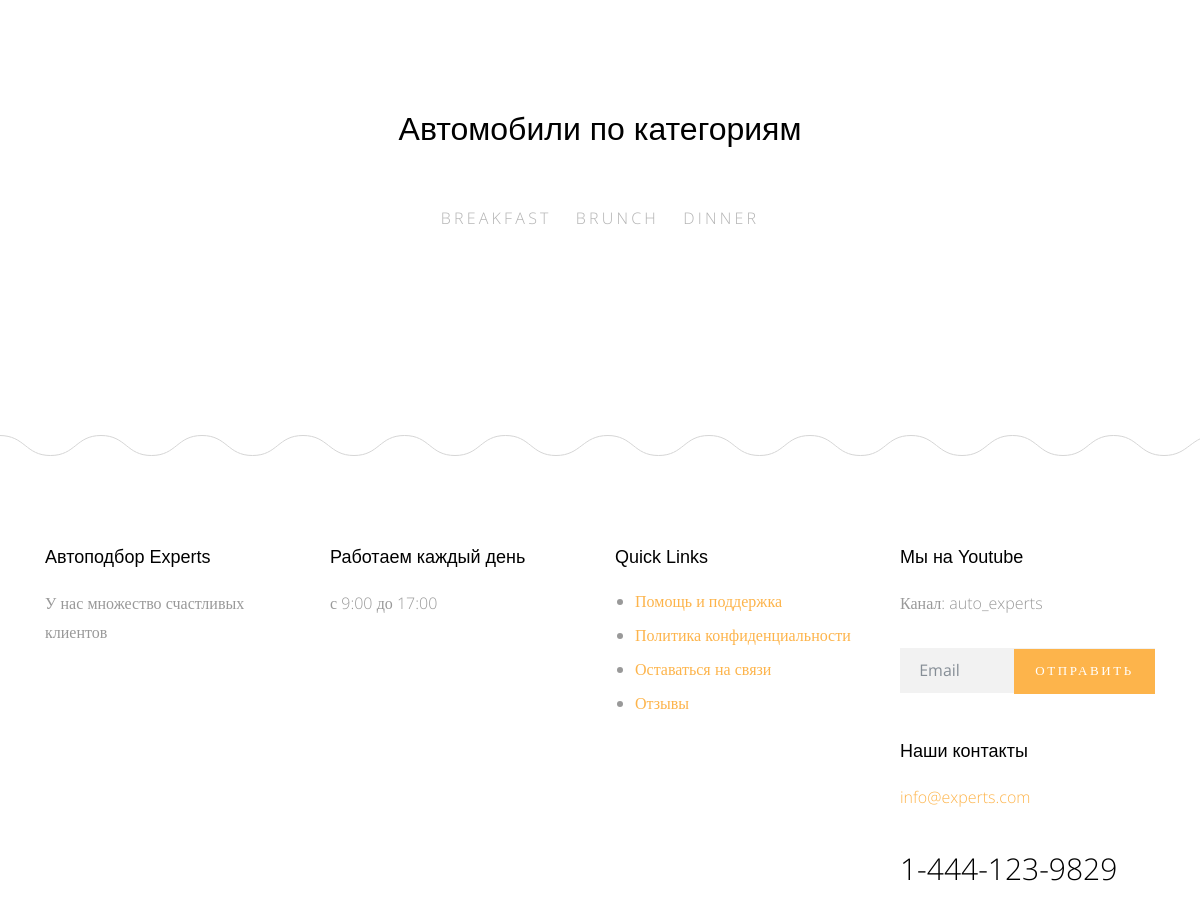
The app's page /meals/ (middle part), older data.
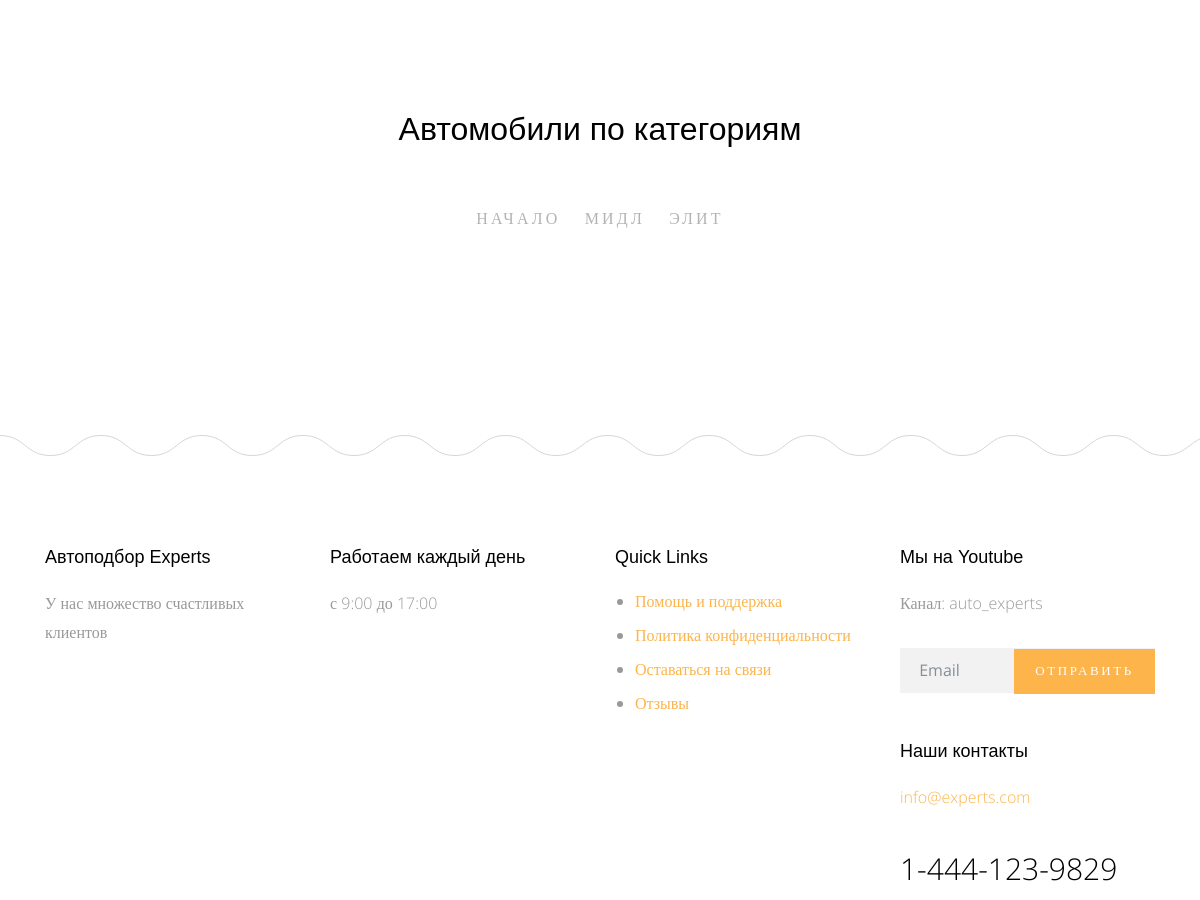
The same page, newer data.
### meals/models.py (models this page shows)
class Category(models.Model):
    name = models.CharField(max_length=30)
    class Meta:
        verbose_name = 'category'
        verbose_name_plural = 'categories'
    def __str__(self):
        return self.name

### meals/views.py (the view)
# urls.py: path('',views.meal_list , name='meal_list' ),
def meal_list(request):
    meal_list = Meals.objects.all()
    categories = Category.objects.all()
    context = {
        'meal_list' : meal_list ,
        'categories' : categories ,
    }
    return render(request , 'Meals/list.html' , context)

### meals/templates/Meals/list.html (shortened to what this page needs)
{% extends 'base.html' %}
{% load static %}
{% block body %}
      <div class="main-wrap">
        <div class="section">
          <div class="container">
            <div class="row justify-content-center">
              <div class="col-md-8" data-aos="fade-up">
                <h2 class="mb-5 text-center">Автомобили по категориям</h2>
                <ul class="nav site-tab-nav" id="pills-tab" role="tablist">
                  {% for category in categories %}
                    <li class="nav-item">
                      <a class="nav-link " id="{{category}}-tab" data-toggle="pill" href="#{{category}}" role="tab" aria-controls="{{category}}" aria-selected="true">{{category}}</a>
                    </li>
                  {% endfor %}
                </ul>
              </div>
            </div>
          </div>
        </div>
      </div>
      {% endblock body %}

Row changes from the older to the newer data that the page shows:
changed Category: name "BREAKFAST" → "НАЧАЛО"
changed Category: name "BRUNCH" → "МИДЛ"
changed Category: name "DINNER" → "ЭЛИТ"
